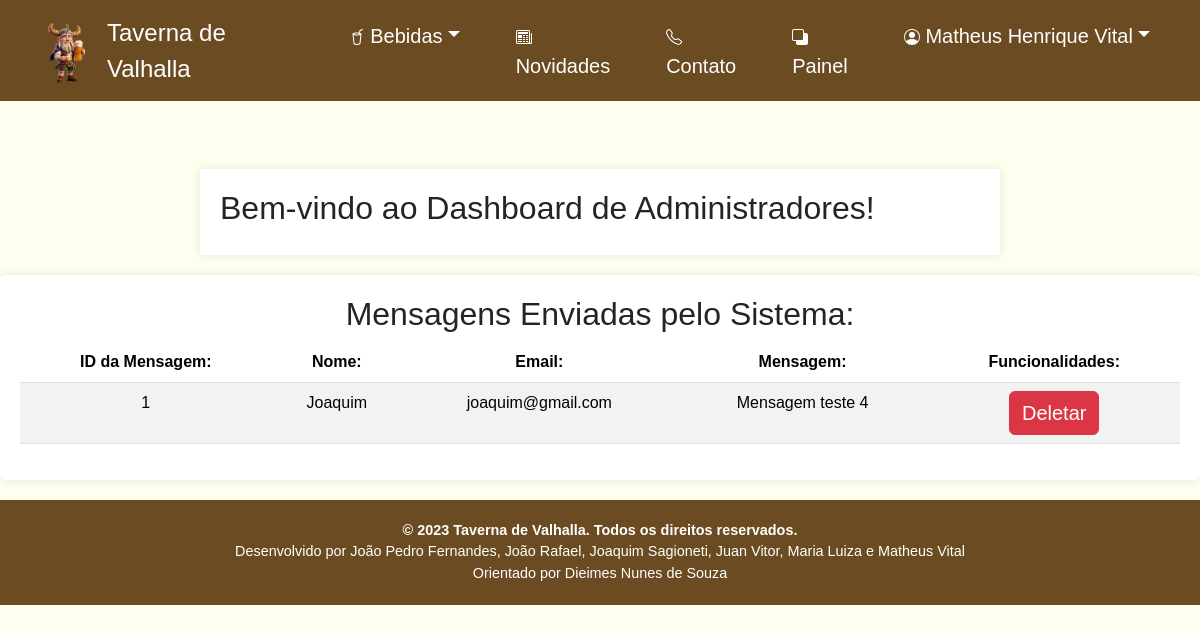
Page /mensagens_sistema.php (signed in) on the earlier database version.
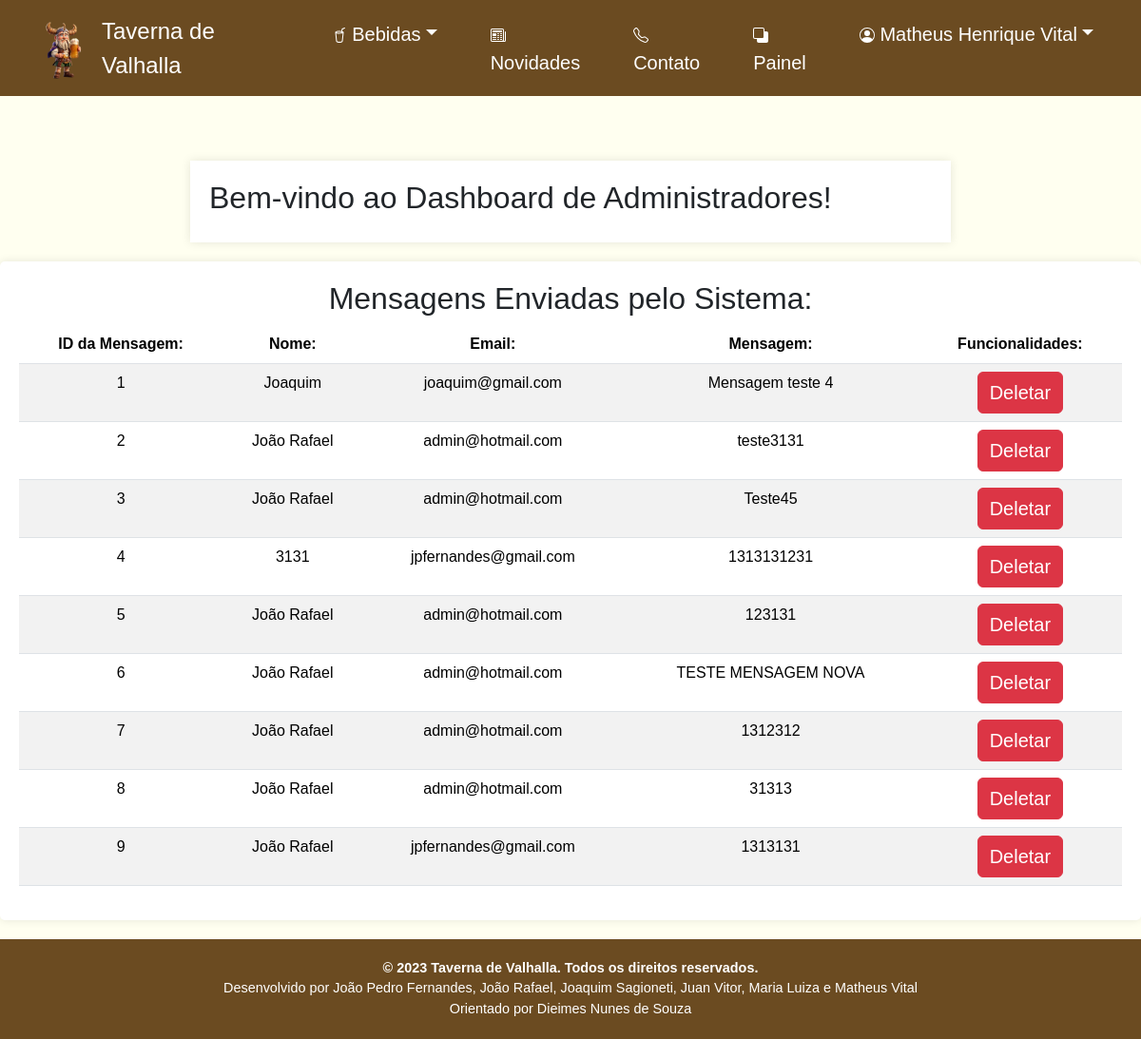
Same page on the later database version.
### tables this page shows
CREATE TABLE IF NOT EXISTS `mensagem_formulario_contato` (
  `id_mensagem` int(200) NOT NULL AUTO_INCREMENT,
  `nome` varchar(200) NOT NULL,
  `email` varchar(200) NOT NULL,
  `mensagem` varchar(200) NOT NULL,
  PRIMARY KEY (`id_mensagem`)
);

### mensagens_sistema.php (the view, shortened to what this page needs)
<?php
include('conexao.php');
$consultar_banco = "SELECT * FROM mensagem_formulario_contato";
$retorno_consulta = $mysqli->query($consultar_banco) or die($mysqli->error);
?>
<!DOCTYPE html>
<html lang="pt-br">
<head>
    <link rel="stylesheet" href="style.css">
    <link href="https://cdn.jsdelivr.net/npm/bootstrap@5.3.2/dist/css/bootstrap.min.css" rel="stylesheet">
    <link rel="stylesheet" href="css/style.css">
    <link rel="stylesheet" href="css/dieimes.css">
    <link rel="stylesheet" href="css/menu_dieimes.css">
</head>
<body>
    <?php
    include('menu.php');
    ?>
    <br>
    <br>
    <main>
        <h2>Bem-vindo ao Dashboard de Administradores!</h2>
    </main>
    <div id="contaaiiner" class="container-fluid">
    <div class="row-fluid">
        <div id="alinhar_dashboard" class="table-responsive">
            <h2>Mensagens Enviadas pelo Sistema:</h2>
            <div class="table-responsive">
            <table id="table" class="table table-striped">
                <thead>
                    <tr>
                        <th>ID da Mensagem:</th>
                        <th>Nome:</th>
                        <th>Email:</th>
                        <th>Mensagem:</th>
                        <th>Funcionalidades:</th>
                    </tr>
                </thead>
                <tbody>
                    <?php
                    while ($logins = $retorno_consulta->fetch_assoc()) {
                    ?>
                        <tr>
                            <td><?php echo $logins['id_mensagem']; ?></td>
                            <td><?php echo $logins['nome']; ?> </td>
                            <td><?php echo $logins['email']; ?> </td>
                            <td><?php echo $logins['mensagem']; ?></td>
                            <td class="text-center">
                                <a id="butao-adm" class="btn btn-danger" href="deletar.php?codigo_cadastro=<?php echo $logins['id_mensagem']; ?>">Deletar</a>
                            </td>
                        </tr>
                    <?php
                    }
                    ?>
                </tbody>
            </table>
            </div>
        </div>
        </div>
    </div>
    <?php
    include('rodape.php');
    ?>
</body>
</html>

### menu.php (shortened to what this page needs)
<header>
    <nav class="navbar navbar-expand-lg custom-navbar">
        <div class="container">
            <a class="navbar-brand" href="index.php">
                <img src="Imagens/viking.png.png" alt="Logo Taverna de Valhalla" class="logo-img">
            </a>
            <span class="logo-text">
                <a href="index.php">Taverna de Valhalla</a>
            </span>
            <div class="collapse navbar-collapse" id="navbarNav">
                <ul class="navbar-nav ms-auto">
                    <li class="nav-item dropdown">
                        <a class="nav-link dropdown-toggle" data-bs-toggle="dropdown" href="#" role="button" aria-expanded="false">
                            Bebidas</a>
                    <li class="nav-item">
                        <a class="nav-link" href="novidades.php"> Novidades</a>
                    </li>
                    <li class="nav-item">
                        <a class="nav-link" href="contato.php"> Contato</a>
                    </li>
                    </li>
                    <?php
                    if (isset($_SESSION['id_login_adm'])) {
                    ?>
                        <li class="nav-item">
                            <a class="nav-link" href="dashboard.php"> <svg xmlns="http://www.w3.org/2000/svg" width="16" height="16" fill="currentColor" class="bi bi-back" viewBox="0 0 16 16">
                                    <path d="M0 2a2 2 0 0 1 2-2h8a2 2 0 0 1 2 2v2h2a2 2 0 0 1 2 2v8a2 2 0 0 1-2 2H6a2 2 0 0 1-2-2v-2H2a2 2 0 0 1-2-2V2zm2-1a1 1 0 0 0-1 1v8a1 1 0 0 0 1 1h8a1 1 0 0 0 1-1V2a1 1 0 0 0-1-1H2z" />
                                </svg> Painel</a>
                        </li>
                    <?php
                    }
                    ?>
                        <?php
                            if(isset($_SESSION['nome'])){
                        ?>
                          <li class="nav-item dropdown">
                            <a class="nav-link dropdown-toggle" data-bs-toggle="dropdown" href="" role="button" aria-expanded="false">
                                <?php echo $_SESSION['nome'];?></a>
                                <?php
                                }
                                ?>
            </div>
        </div>
    </nav>
</header>

### rodape.php
<div class="footer text-center">
    <p><b>&copy; 2023 Taverna de Valhalla. Todos os direitos reservados.</b></p>
    <p>Desenvolvido por João Pedro Fernandes, João Rafael, Joaquim Sagioneti, Juan Vitor, Maria Luiza e Matheus Vital</p>
    <p>Orientado por Dieimes Nunes de Souza</p>
</div>

### css/style.css (style rules this page uses)
body { font-family: sans-serif; background-color: #FFFFF0; font-family: Arial, sans-serif; background-color: #f2f2f2; margin: 0; padding: 0; height: 100vh; background-color: #FFFFF0; }
.btn { color: #393c3d; font-size: 20px; }
a { color: #000000; }
.logo-img { width: 78px; height: auto; }
.nav-link { position: relative; font-size: 20px; color: #6B4B21; font-weight: 500; text-decoration: none; margin-left: 40px; }
.nav-link::before { content: ''; position: absolute; top: 80%; left: 0; width: 0; height: 2px; background: #000; transition: .3s; }
#contaaiiner { max-width: 1200px; margin: 20px auto; padding: 20px; background-color: #fff; border-radius: 5px; box-shadow: 0 0 10px rgba(0, 0, 0, 0.1); }
* { margin: 0; padding: 0; box-sizing: border-box; }
main { max-width: 800px; margin: 20px auto; padding: 20px; background-color: #fff; box-shadow: 0 0 10px rgba(0, 0, 0, 0.1); }
#butao-adm { color: white; }
#alinhar_dashboard { text-align: center; }
td.text-center { min-width: 100px; }
#butao-adm { white-space: nowrap; }

### css/dieimes.css (style rules this page uses)
body { font-family: sans-serif; font-family: Arial, sans-serif; background-color: #FFFFF0; }
.footer { background-color: #6B4B21; padding: 20px 0; color: white; }
.footer p { margin: 0; font-size: 0.9rem; }

### css/menu_dieimes.css (style rules this page uses)
body { font-family: Arial, sans-serif; }
.custom-navbar { background-color: #6B4B21; }
.navbar-brand { margin-right: 15px; }
.logo-img { width: 50px; height: auto; }
.logo-text a { color: white; font-size: 1.5em; text-decoration: none; }
.navbar-nav .nav-link { color: white; }
.nav-link { position: relative; font-size: 20px; color: #6B4B21; font-weight: 500; text-decoration: none; margin-left: 40px; }
.nav-link::before { content: ''; position: absolute; top: 80%; left: 0; width: 0 ; height: 2px; background: black; transition: .3s; }

Differences in the rows shown:
added mensagem_formulario_contato: id_mensagem "2", nome "João Rafael", email "admin@hotmail.com", mensagem "teste3131"
added mensagem_formulario_contato: id_mensagem "3", nome "João Rafael", email "admin@hotmail.com", mensagem "Teste45"
added mensagem_formulario_contato: id_mensagem "4", nome "3131", email "jpfernandes@gmail.com", mensagem "1313131231"
added mensagem_formulario_contato: id_mensagem "5", nome "João Rafael", email "admin@hotmail.com", mensagem "123131"
added mensagem_formulario_contato: id_mensagem "6", nome "João Rafael", email "admin@hotmail.com", mensagem "TESTE MENSAGEM NOVA"
added mensagem_formulario_contato: id_mensagem "7", nome "João Rafael", email "admin@hotmail.com", mensagem "1312312"
added mensagem_formulario_contato: id_mensagem "8", nome "João Rafael", email "admin@hotmail.com", mensagem "31313"
added mensagem_formulario_contato: id_mensagem "9", nome "João Rafael", email "jpfernandes@gmail.com", mensagem "1313131"
